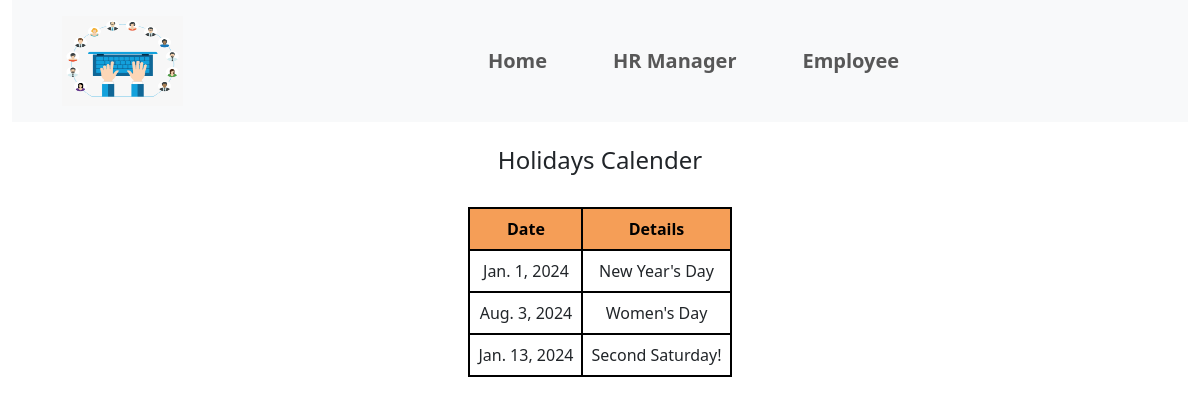
The page /holycalender/ on the database its author committed.
### app/models.py (models this page shows)
class Holiday(models.Model):
    Date=models.DateField()
    Occation=models.TextField(max_length=100)

### app/views.py (the view)
# urls.py: path('holycalender/',views.holycalender),
def holycalender(request):
	h=Holiday.objects.all()
	return render(request,'app/holycalender.html',{'h':h})

### app/middle.py (called while the page is built)
    def __call__(self,request):
        response = self.get_response(request)
        return response

### templates/app/holycalender.html
{%extends 'app/home.html'%}
{%load static%}
{%block body_block%}
<center>
    <h4 class="pt-4 pb-4">Holidays Calender</h4>
    <table>
        <thead>
            <th>Date</th>
            <th>Details</th>
        </thead>
        {%for i in h%}
        <tr>
            <td>{{i.Date}}</td>
            <td>{{i.Occation}}</td>
        </tr>
        {%endfor%}
    </table>
</center>
{%endblock%}

### static/css/style.css (style rules this page uses)
* { box-sizing: border-box; margin: 0; }
table { border-collapse: collapse; }
th { border: 2px solid black; padding: 8px; text-align: center; background-color: rgb(245, 158, 87); color: black; }
td { border: 2px solid black; padding: 8px; text-align: center; }

### rows shown on the page
Holiday: Date "Jan. 1, 2024", Occation "New Year's Day"
Holiday: Date "Aug. 3, 2024", Occation "Women's Day"
Holiday: Date "Jan. 13, 2024", Occation "Second Saturday!"
